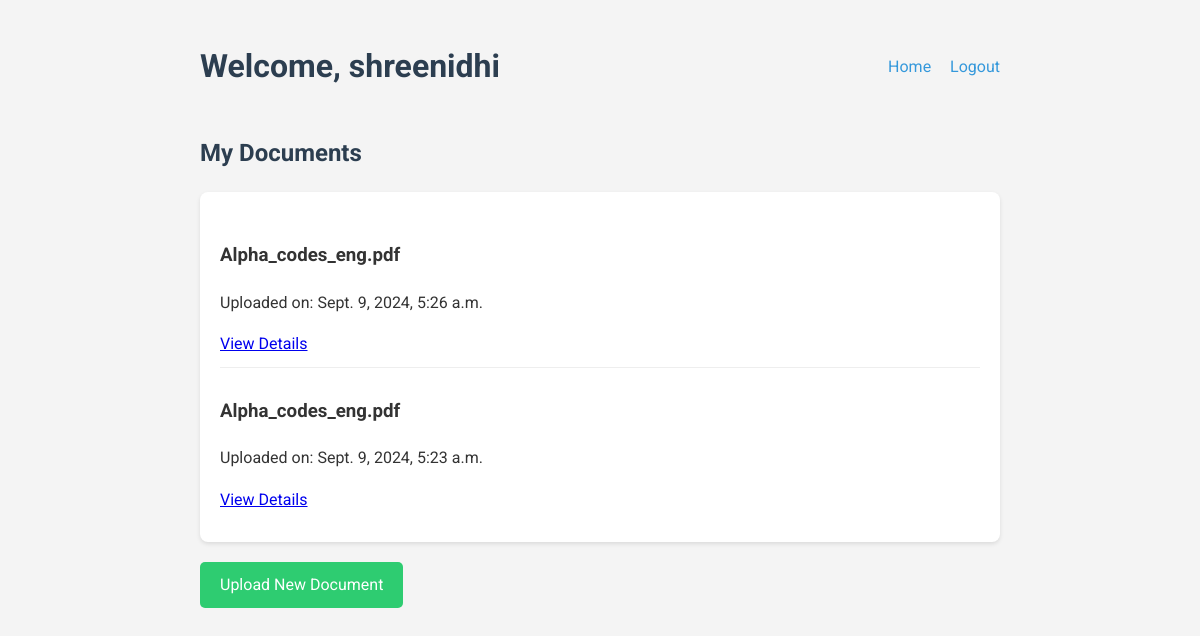
Page /documents/ (signed in) on the earlier database version.
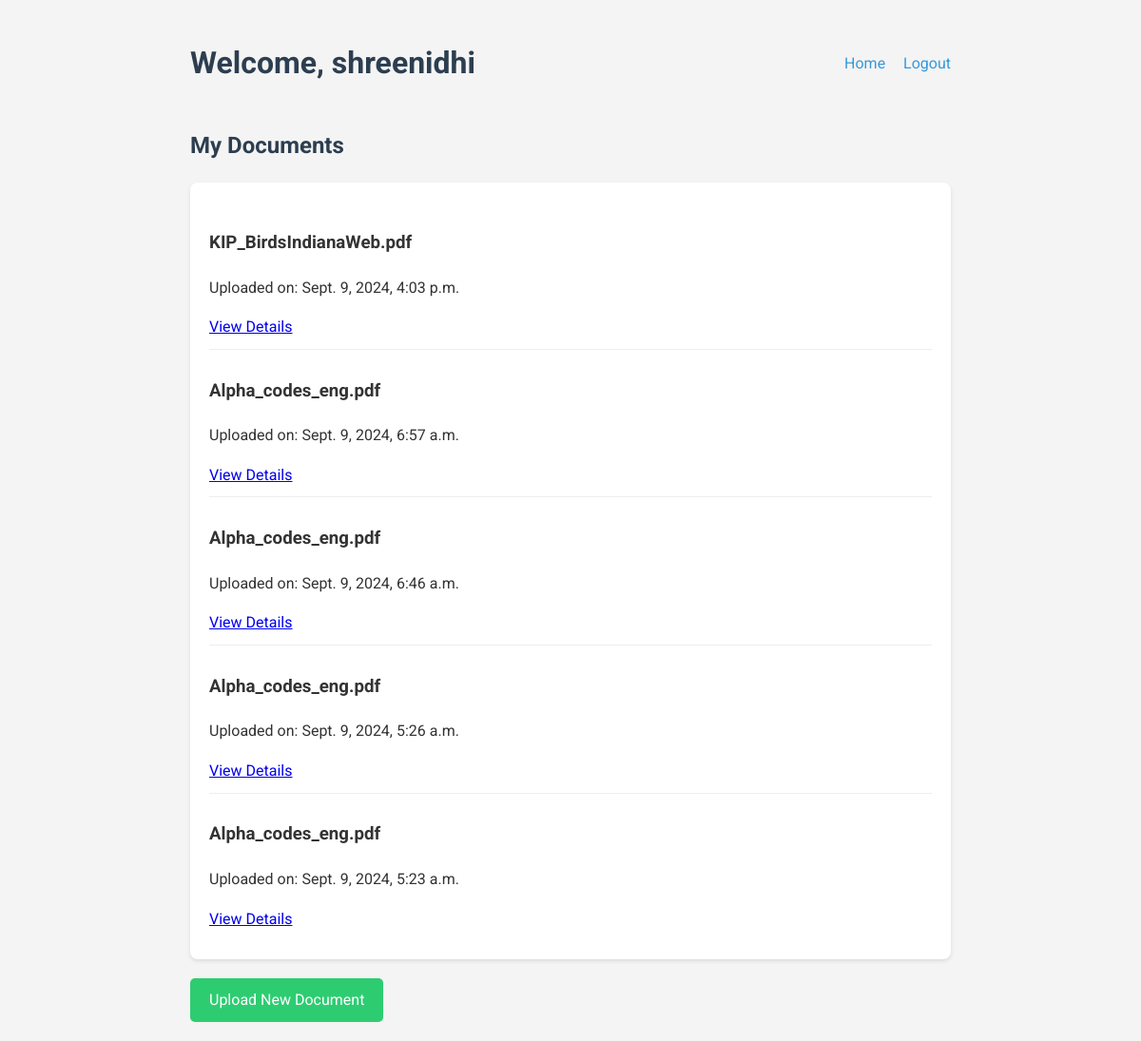
Same page on the later database version.
### birdcounter/models.py (models this page shows, shortened)
class PDFDocument(models.Model):
    user = models.ForeignKey(User, on_delete=models.CASCADE, related_name='pdf_documents')
    file = models.FileField(upload_to='pdfs/')
    title = models.CharField(max_length=255, default='Untitled Document')
    uploaded_at = models.DateTimeField(default=timezone.now)

### birdcounter/views.py (the view)
# urls.py: path('documents/', views.document_list, name='document_list'),
@login_required
def document_list(request):
    documents = PDFDocument.objects.filter(user=request.user).order_by('-uploaded_at')
    return render(request, 'document_list.html', {'documents': documents})

### birdcounter/templates/document_list.html (shortened to what this page needs)
<!DOCTYPE html>
<html lang="en">
<head>
</head>
<body>
    <div class="nav-bar">
        <h1>Welcome, {{ user.username }}</h1>
        <div>
            <a href="{% url 'home' %}" class="nav-link">Home</a>
            <a href="{% url 'logout' %}" class="nav-link">Logout</a>
        </div>
    </div>
    <h2>My Documents</h2>
    <div class="document-list">
        {% if documents %}
            {% for document in documents %}
                <div class="document-item">
                    <h3>{{ document.title|default:"Untitled Document" }}</h3>
                    <p>Uploaded on: {{ document.uploaded_at }}</p>
                    <a href="{% url 'document_detail' document.id %}">View Details</a>
                </div>
            {% endfor %}
        {% else %}
            <p>You haven't uploaded any documents yet.</p>
        {% endif %}
    </div>
    <a href="{% url 'upload_document' %}" class="upload-button">Upload New Document</a>
</body>
</html>

### birdcounter/templates/document_list.html (style rules this page uses)
body { font-family: 'Roboto', sans-serif; line-height: 1.6; color: #333; max-width: 800px; margin: 0 auto; padding: 20px; background-color: #f4f4f4; }
h1, h2 { color: #2c3e50; }
.nav-bar { display: flex; justify-content: space-between; align-items: center; margin-bottom: 20px; }
.nav-link { color: #3498db; text-decoration: none; margin-left: 15px; }
.document-list { background-color: #fff; border-radius: 8px; box-shadow: 0 2px 4px rgba(0,0,0,0.1); padding: 20px; }
.document-item { border-bottom: 1px solid #eee; padding: 10px 0; }
.document-item:last-child { border-bottom: none; }
.upload-button { display: inline-block; padding: 10px 20px; background-color: #2ecc71; color: white; text-decoration: none; border-radius: 5px; margin-top: 20px; }

Differences in the rows shown:
added PDFDocument: title "KIP_BirdsIndianaWeb.pdf", uploaded_at "Sept. 9, 2024, 4:03 p.m."
added PDFDocument: title "Alpha_codes_eng.pdf", uploaded_at "Sept. 9, 2024, 6:57 a.m."
added PDFDocument: title "Alpha_codes_eng.pdf", uploaded_at "Sept. 9, 2024, 6:46 a.m."
